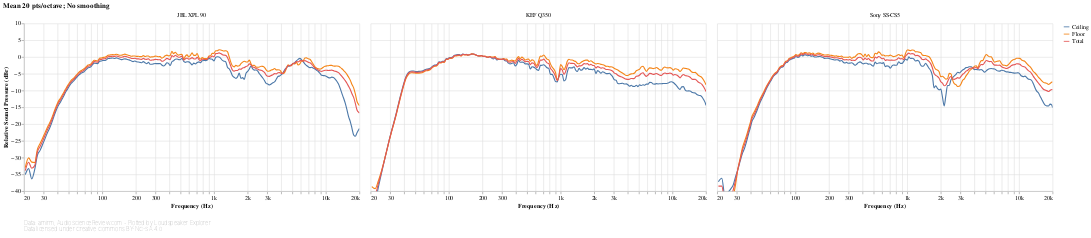

The notebook cell this image was saved under:
### Markdown cell above
## Vertical reflection responses

### Code cell
#@markdown
reflection_responses_chart('Vertical')

### Figure 1 — Vega-Lite specification as saved in the notebook (floating-point values rounded to 4 significant figures; data arrays with more than 128 entries replaced by an {"elided": "..."} marker saying what was removed)
{"config": {"view": {"continuousWidth": 400, "continuousHeight": 300, "opacity": 0}}, "vconcat": [{"data": {"name": "data-9b126c87a89c4a5014d5e855ce1f0265"}, "facet": {"type": "nominal", "field": "speaker", "title": null}, "spec": {"layer": [{"mark": {"type": "line", "clip": true, "interpolate": "monotone"}, "encoding": {"opacity": {"condition": {"value": 1, "selection": "selector030"}, "value": 0.2}}, "selection": {"selector030": {"type": "multi", "encodings": ["color"], "bind": "legend"}, "selector032": {"type": "interval", "bind": "scales", "encodings": ["x", "y"]}, "selector033": {"type": "single", "fields": ["speaker"], "bind": {"input": "select", "options": [null, "JBL XPL 90", "KEF Q350", "Sony SS-CS5"], "labels": ["All", "JBL XPL 90", "KEF Q350", "Sony SS-CS5"], "name": "Speaker: "}}}, "title": {"text": "Mean 20 pts/octave; No smoothing", "anchor": "start"}}, {"mark": {"type": "circle", "clip": true, "size": 100}, "encoding": {"fillOpacity": {"condition": {"value": 0.3, "selection": "selector031"}, "value": 0}}, "selection": {"selector031": {"type": "single", "on": "mouseover", "clear": "mouseout", "empty": "none", "encodings": ["x", "y"]}}, "title": {"text": "Mean 20 pts/octave; No smoothing", "anchor": "start"}}], "encoding": {"color": {"type": "nominal", "field": "key", "legend": {"symbolType": "stroke"}, "sort": null, "title": null}, "tooltip": [{"type": "nominal", "field": "key", "title": "Direction"}, {"type": "quantitative", "field": "frequency", "format": ".03s", "title": "Frequency (Hz)"}, {"type": "quantitative", "field": "value", "format": ".2f", "title": "Value (dB)"}], "x": {"type": "quantitative", "axis": {"format": "s"}, "field": "frequency", "scale": {"base": 10, "domain": [20, 20000], "nice": false, "type": "log"}, "title": "Frequency (Hz)"}, "y": {"type": "quantitative", "axis": {"grid": true}, "field": "value", "scale": {"domain": [-40, 10]}, "title": ["Relative Sound Pressure (dBr)"]}}, "height": 300, "transform": [{"flatten": ["frequency", "Ceiling", "Floor", "Total"]}, {"fold": ["Ceiling", "Floor", "Total"]}], "width": 600}, "title": {"text": "Mean 20 pts/octave; No smoothing", "anchor": "start"}, "transform": [{"filter": {"selection": "selector033"}}]}, {"mark": "text", "height": 1, "title": {"text": ["Data: amirm, AudioScienceReview.com - Plotted by Loudspeaker Explorer", "Data licensed under Creative Commons BY-NC-SA 4.0"], "anchor": "start", "color": "gray", "fontSize": 10, "fontWeight": "lighter"}, "width": 600}], "resolve": {"legend": {"color": "independent"}}, "$schema": "https://vega.github.io/schema/vega-lite/v4.8.1.json", "datasets": {"data-9b126c87a89c4a5014d5e855ce1f0265": [{"speaker": "JBL XPL 90", "frequency": {"elided": "194 float values"}, "Ceiling": {"elided": "194 float values"}, "Floor": {"elided": "194 float values"}, "Total": {"elided": "194 float values"}}, {"speaker": "KEF Q350", "frequency": {"elided": "194 float values"}, "Ceiling": {"elided": "194 float values"}, "Floor": {"elided": "194 float values"}, "Total": {"elided": "194 float values"}}, {"speaker": "Sony SS-CS5", "frequency": {"elided": "194 float values"}, "Ceiling": {"elided": "194 float values"}, "Floor": {"elided": "194 float values"}, "Total": {"elided": "194 float values"}}]}}
